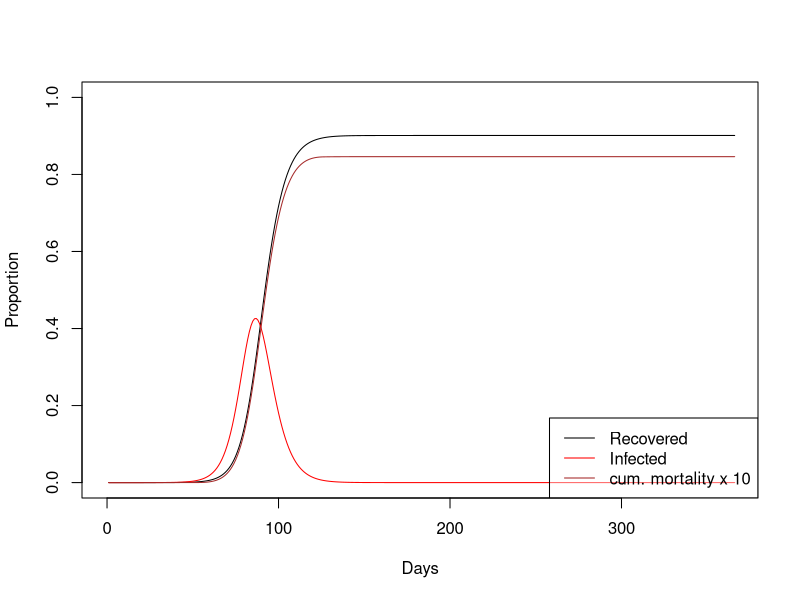
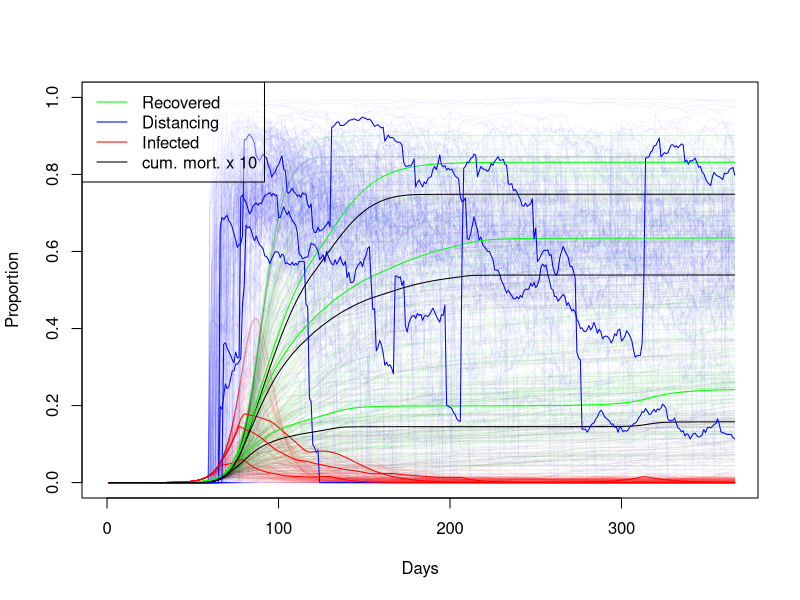

Generate these figures, in order, with R:
## Simulation of management of Covid-19 outbreak in the UK.
library(nleqslv) # nonlinear solver

# Parameters (unit: days)
incubation_time <- 5.1 # Ferguson et al. 
incubation_time <- incubation_time +1 # fudge to reproduce R0 and generation time 
start_trans_symp <- incubation_time - 0.5 # Ferguson et al. 
start_trans_asymp <- start_trans_symp # Ferguson et al. 
prop_symptoms <- 0.2 # https://www.thelancet.com/journals/lancet/article/PIIS0140-6736(20)30567-5/fulltext
#prop_symptoms <- 1/3 # Ferguson et al. 
prop_critical <- 0.06 # To be implemented # https://www.thelancet.com/journals/lancet/article/PIIS0140-6736(20)30567-5/fulltext
mean_generation_time <- 6.5 # Ferguson et al. 
#generation_time_alpha <- 3 # shape parameter of an assumed gamma distribution, https://academic.oup.com/biostatistics/article/12/2/303/280518
generation_time_alpha <- 2 # 1 # shape parameter of an assumed gamma distribution, fudge to reproduce r
R0 <- 2.4 # Ferguson et al. 
inf_symp_asymp_ratio <- 2  # Ferguson et al.  
UK_population_size <- 66.44e6
pop_size <- UK_population_size

case_fatality_rate_1 <- 0.009 # hospitals below capacity # to be implemented...
case_fatality_rate_2 <- 0.09 # hospitals over capacity # to be implemented...
hospitalization_rate <- 0.044 # to be implemented...
critical_care_rate <- 0.044 * 0.3 # to be implemented...
critical_care_hospital_time <- 10
hospital_load_factor <- 
  critical_care_rate * critical_care_hospital_time / 
  mean_generation_time
critical_care_beds <- 8175 # uk number of respirators 
## Threshold for proportion infected:
critical_care_beds / (hospital_load_factor * pop_size) 

## Check:
r <- (R0^(1/generation_time_alpha)-1) * generation_time_alpha/mean_generation_time;
# linear growth rate
r
# doubling time
#exp(r*T_double)==2 -> T_double == log(2)/r
log(2)/r


# Stages:
stages <- c(
  "S", # susceptible
  "Is1", # symptomatic infected no trans
  "Is2", # symptomatic infected trans
  "Ia1", # symptomatic asymptomatic no trans
  "Ia2", # symptomatic asymptomatic trans
  "R", # recovered or deceased
  c() )
n_stages <- length(stages)

# Infected stages
IStages <- c("Is1", "Is2", "Ia1", "Ia2")
# Infectious (test postive) stages
PStages <- c("Is2", "Ia2")


## Linear dynamics:
# We still need to adjust two parameters: 
# Is2_inf: infectiousness of Is2 srage (scales other stages)
# rec_rate: recovery rate of transmitting individuals
# This adjustment is done such as fitting R0 and mean_generation_time

## The "survivial" part of the population matrix
SS_calc <- function(Is2_inf,rec_rate){
  SS <- matrix(0,nrow = n_stages,ncol= n_stages,
               dimnames = list(Next=stages,Current=stages) )
  SS["S","S"] <- 1
  SS["Is2","Is1"] <- 1/start_trans_symp
  SS["Is1","Is1"] <- 1-1/start_trans_symp
  SS["Ia2","Ia1"] <- 1/start_trans_asymp
  SS["Ia1","Ia1"] <- 1-1/start_trans_asymp
  SS["R","Ia2"] <- rec_rate
  SS["Ia2","Ia2"] <- 1-rec_rate
  SS["R","Is2"] <- rec_rate
  SS["Is2","Is2"] <- 1-rec_rate
  SS["R","R"] <- 1
  return(SS)
}

## Density indepent factor of the "fertility" (= transmission) matrix
FF0_calc <- function(Is2_inf,rec_rate){
  FF0 <- matrix(0,nrow = n_stages,ncol= n_stages,
                dimnames = list(Next=stages,Current=stages) )
  FF0["Is1","Is2"] <- Is2_inf * prop_symptoms 
  FF0["Ia1","Is2"] <- Is2_inf * (1-prop_symptoms)
  FF0["Is1","Ia2"] <- Is2_inf * prop_symptoms  / inf_symp_asymp_ratio
  FF0["Ia1","Ia2"] <- Is2_inf * (1-prop_symptoms)  / inf_symp_asymp_ratio
  return(FF0)
}

## Calculate the "fertility" (= transmission) part of the population matrix
FF_calc <- function(Is2_inf,rec_rate){
  FF0 <- FF0_calc(Is2_inf,rec_rate)
  return(FF0 * pop_size)
}

eigenvalue_index <- function(eig_values){
  w <- which(abs(eig_values)==eig_values & eig_values != 1)
  return(w[which.max(eig_values[w])])
}

get_mean_generation_time <- function(SS,FF){
  # See page 842 of Bienvenu, F.; Legendre, S. (2015). "A New Approach to the Generation Time in Matrix Population Models" (PDF). The American Naturalist. 185 (6): 834–843. doi:10.1086/681104. PMID 25996867.
  L <- SS+FF
  eig <- eigen(L)
  i <- eigenvalue_index(eig$values)
  w <- eig$vectors[,i]
  t_eig <- eigen(t(L))
  j <- min(which(abs(t_eig$values - eig$values[i])<1e-10))
  v <- t_eig$vectors[,j]
  if(abs(t(v) %*% w)<1e-10) {
    print(c(i,j))
    print(eig$values)
    print(t_eig$values)
    print(w)
    print(v)
    stop("Potential eigenvector index mixup")
  }
  T_gen <- 1 + (t(v) %*% SS %*% w) / (t(v) %*% FF %*% w) 
  return(T_gen)
}

R0_and_Tgen <- function(SS,FF){
  L <- SS + FF
  Tgen <- get_mean_generation_time(SS,FF)
  eig <- eigen(L[IStages,IStages])
  i <- eigenvalue_index(eig$values)
  r <- log(eig$values[i])
  # https://beast.community/estimating_R0
  # https://www.sciencedirect.com/science/article/pii/S1755436518300847
  generation_time_beta <- generation_time_alpha / Tgen
  R0 <- (1+r/generation_time_beta)^generation_time_alpha
  return(c(R0,Tgen))
}

R0_and_Tgen_diff <- function(x){
  as.numeric(
    with(as.list(x),
         R0_and_Tgen(SS_calc(Is2_inf,rec_rate),FF_calc(Is2_inf,rec_rate)) - 
           c(R0,mean_generation_time) ))
}
initialGuess <- c(Is2_inf=5.234017e-07/20,rec_rate=0.01 )
# #Tests
# with(as.list(initialGuess),
#      SS_calc(Is2_inf,rec_rate)+FF_calc(Is2_inf,rec_rate))
# with(as.list(initialGuess),
#      get_mean_generation_time(SS_calc(Is2_inf,rec_rate),FF_calc(Is2_inf,rec_rate)))
# with(as.list(initialGuess),
#      R0_and_Tgen(SS_calc(Is2_inf,rec_rate),FF_calc(Is2_inf,rec_rate)))
R0_and_Tgen_diff(initialGuess)

## Find parameters to fit R0 and generation time
fit <- nleqslv(initialGuess,R0_and_Tgen_diff);
fit$message  # should be "Function criterion near zero" or "x-values within tolerance 'xtol'"
fit$x
## double check
with(as.list(fit$x),
     R0_and_Tgen(SS_calc(Is2_inf,rec_rate),FF_calc(Is2_inf,rec_rate)))

SS <- with(as.list(fit$x),SS_calc(Is2_inf,rec_rate))
FF <- with(as.list(fit$x),FF_calc(Is2_inf,rec_rate))
FF0 <- with(as.list(fit$x),FF0_calc(Is2_inf,rec_rate))
L <- SS + FF

  
IStages <- c("Is1", "Is2", "Ia1", "Ia2")
#get_mean_generation_time(SS[IStages,IStages],FF[IStages,IStages])
linear_growth_rate <- # linear growth rate r should be around 0.2
  log(eigen(L[IStages,IStages])$values[1]) 
linear_growth_rate

# Non-linear dynamics
n_steps <- 365
state <- matrix(0, nrow=n_steps+1, ncol=n_stages)
colnames(state) <- stages
S_index <- which(stages == "S")
state[1,"Ia1"] <- 100
state[1,"S"] <- pop_size - state[1,"Ia1"]
deaths <- rep(NA,n_steps+1) # deaths per step
deaths[1] <- 0

compute_deaths <- function(state_snippet){
  total_infected <- sum(state_snippet[1,IStages])
  respirator_demand <- hospital_load_factor * total_infected
  with_respirator <- min(critical_care_beds, respirator_demand)
  without_respirator <- respirator_demand - with_respirator
  fatality_rate <-
    (with_respirator * case_fatality_rate_1 + without_respirator * case_fatality_rate_2)/
    respirator_demand
  rec <- state_snippet[2,"R"] - state_snippet[1,"R"]
  deaths <- rec * fatality_rate
  return(deaths)
}

## Simulate without policy interventions
plot(c(0),type="n",ylim=c(0,1),xlim=c(0,n_steps),xlab="Days",ylab="Proportion")
for(i in 1:n_steps){
  Lx <- SS + FF0 * state[i,"S"]
  state[i+1,] <- Lx %*% state[i,]
  state[i+1,"S"] <- pop_size - sum(state[i+1,-S_index])
  deaths[i+1] <- compute_deaths(state[c(0,1)+i,])
}
lines((state[,"R"]-cumsum(deaths))/pop_size,col="black",type="l")
lines(rowSums(state[,IStages])/pop_size,col="red",type="l")
lines(cumsum(deaths)/pop_size*1e1,col="brown",type="l")
legend(x="bottomright",
       legend = c("Recovered","Infected","cum. mortality x 10"),
       col=c("black","red","brown"),lty=1,bg=rgb(1,1,1,alpha = 0.4))

## Simulate policy interventions with uncertainty
dfac <- rep(NA,n_steps+1) # social distancing factor, the controll parameter
dfac[1] <- 1 # social distancing factor, the controll parameter
growth_rate <- linear_growth_rate
n_runs <- 200
other_runs_transparency <- 0.05
# plot(c(0),type="n",ylim=c(0,1),xlim=c(0,n_steps),ylab="Proportion immunized",xlab="Days")
# plot(c(0),type="n",ylim=c(0,1),xlim=c(0,n_steps),ylab="Social Distancing Factor",xlab="Days")
# plot(c(0),type="n",ylim=c(0,1),xlim=c(0,n_steps),ylab="Proportion infected",xlab="Days")
plot(c(0),type="n",ylim=c(0,1),xlim=c(0,n_steps),xlab="Days",ylab="Proportion")
for(run in 1:n_runs){
  for(i in 1:n_steps){
    dfac[i+1] <- pnorm(qnorm(dfac[i])+rnorm(1,0*1/60,1/30)) # decline of compliance
    #if(i %% 7 == 0){# Every week, adjust policy:
    if(runif(1)< 1/7){# Approximately every week, adjust policy:
      if(state[i,"Is2"]/pop_size > 0.001 && growth_rate > 0){ # more measures
        dfac[i+1] <- dfac[i+1] * runif(1,0.2,1) # outcome is uncertain
      }else if(state[i,"Is2"]/pop_size < 0.01 && growth_rate <  0){ # less measures
        current_R <- R0_and_Tgen(SS,FF0 * state[i,"S"] * dfac[i])[1]
        if(is.na(current_R) || current_R < 1)
          dfac[i+1] <- min(1,dfac[i+1]*runif(1,1,1.5)) # outcome uncertain
      }
    }
    Lx <- SS + FF0 * state[i,"S"] * dfac[i+1]
    state[i+1,] <- Lx %*% state[i,]
    state[i+1,"S"] <- pop_size - sum(state[i+1,-S_index])
    deaths[i+1] <- compute_deaths(state[c(0,1)+i,])
    growth_rate <- log(sum(state[i+1,PStages])/sum(state[i,PStages]))
  }
  line_alpha <- ifelse(run > n_runs-3,1,other_runs_transparency)*255
  plotcol <- do.call(rgb,as.list(c(col2rgb("green"),alpha=line_alpha,max = 255)))
  lines((state[,"R"]-cumsum(deaths))/pop_size,col=plotcol,type="l")
  plotcol <- do.call(rgb,as.list(c(col2rgb("blue"),alpha=line_alpha,max = 255)))
  lines(1-dfac,col=plotcol,type="l")
  plotcol <- do.call(rgb,as.list(c(col2rgb("red"),alpha=line_alpha,max = 255)))
  lines(rowSums(state[,IStages])/pop_size,col=plotcol,type="l")
  plotcol <- do.call(rgb,as.list(c(col2rgb("black"),alpha=line_alpha,max = 255)))
  lines(cumsum(deaths)/pop_size * 1e1,col=plotcol,type="l")
}
legend(x="topleft",
       legend = c("Recovered","Distancing","Infected","cum. mort. x 10"),
       col=c("green","blue","red","black"),lty=1,bg=rgb(1,1,1,alpha = 0.4))
